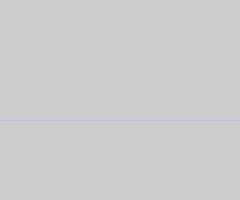
Frame 1 (no input)
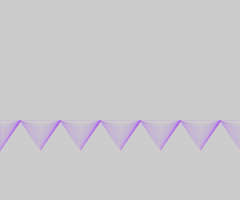
Frame 60 (the mouse pressed at the canvas centre just before this capture)
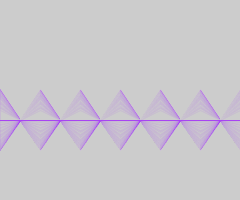
Frame 120 (the mouse held since frame 60 and released just before this capture)

The Processing sketch that drew these frames (run headless with seeded random() and noise(); from frame 60 on, the mouse is pressed at the canvas centre):

// Processing sketch: processing_108543
// ── processing_108543.pde

float angle=0.0;
float offset=120;
float scalar=30;
float speed=0.05;


void setup(){
  size(240,200);
  smooth();
  stroke(random(255),random(255),random(255),random(120));
  fill(204);

}


void draw(){
  
  float y1=offset+sin(angle)*scalar;
  
  triangle(0,y1,0,120,20,120);
  triangle(40,y1,20,120,60,120);
  triangle(80,y1,60,120,100,120);
  triangle(120,y1,100,120,140,120);
  triangle(160,y1,140,120,180,120);
  triangle(200,y1,180,120,220,120);
  triangle(240,y1,220,120,260,120);
  
  angle+=speed;
  
  
  
}
